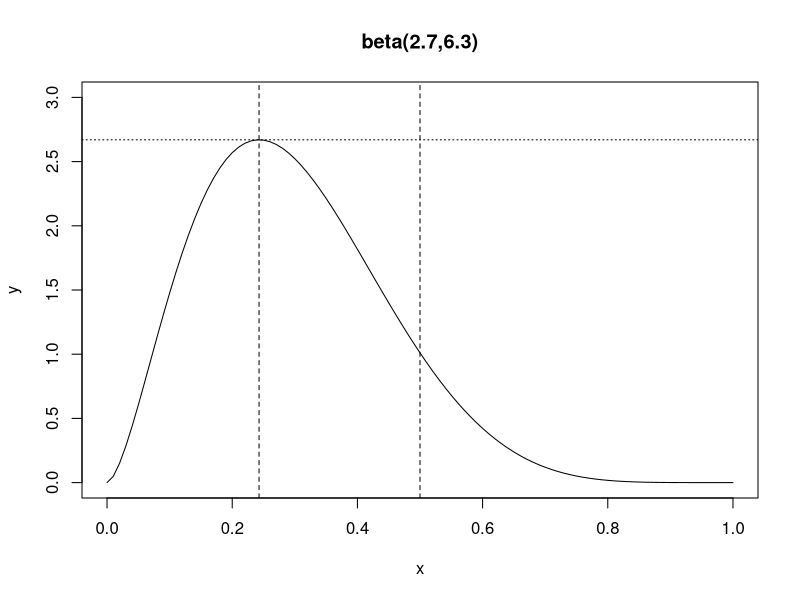
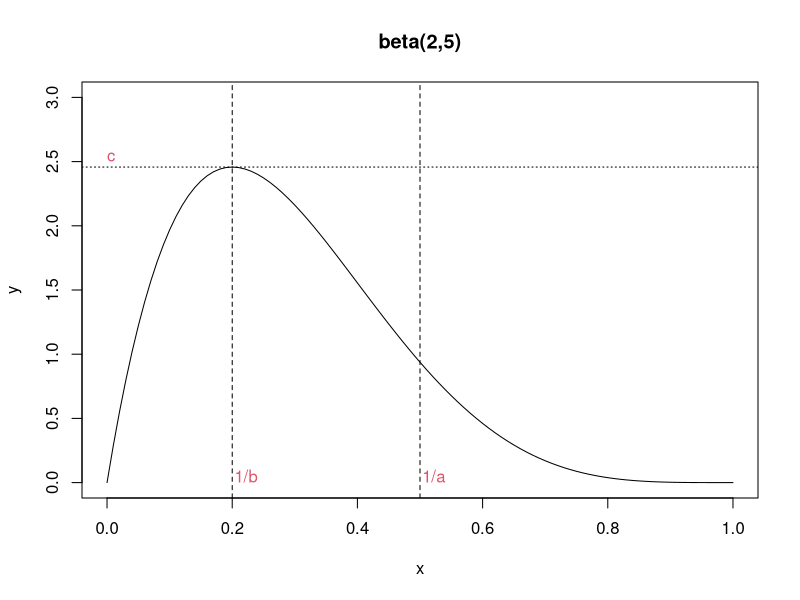
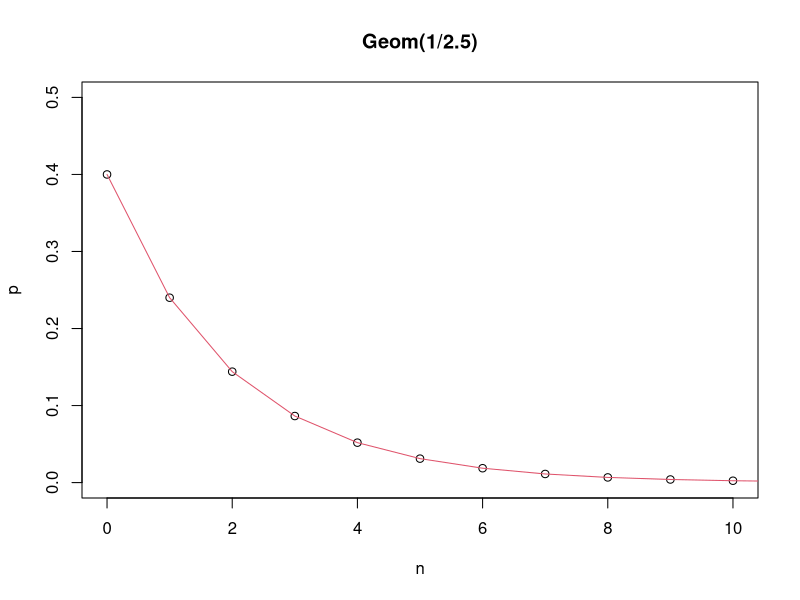

R code for these plots, in order:
## ---- chunk 1
cuckoo_egg <- c(22.0, 23.9, 20.9, 23.8, 25.0, 24.0, 21.7, 23.8, 22.8, 23.1, 23.1, 23.5, 23.0, 23.0)
max(cuckoo_egg)
mean(log(max(cuckoo_egg))-log(cuckoo_egg))^(-1)
## ---- chunk 2
plot(c(0,1), c(0,3), type = "n",main="beta(2.7,6.3)",xlab ="x", ylab ="y")
curve(dbeta(x,2.7,6.3, ncp = 0, log = FALSE),0,1,add =T)
abline(h=dbeta((2.7-1)/(2.7+6.3-2),2.7,6.3, ncp = 0, log = FALSE),lty=3)
abline(v=(2.7-1)/(2.7+6.3-2),lty=2);abline(v=0.5,lty=2)

dbeta(0.2428571,2.7,6.3, ncp = 0, log = FALSE)
qbeta(1/2.669744,2.7,6.3, ncp = 0, lower.tail = TRUE, log.p = FALSE)
1-pbeta(1/2.669744,2.7,6.3, ncp = 0, lower.tail = TRUE, log.p = FALSE)

plot(c(0,1), c(0,3), type = "n",main="beta(2,5)",xlab ="x", ylab ="y")
curve(dbeta(x,2,5, ncp = 0, log = FALSE),0,1,add =T)
abline(h=dbeta((2-1)/(2+5-2),2,5, ncp = 0, log = FALSE),lty=3);text(0,2.5, "c", col = 2, adj = c(0,0))
abline(v=(2-1)/(2+5-2),lty=2);text(0.2,0, "1/b", col = 2, adj = c(-.1,0));abline(v=1/2,lty=2);text(0.5,0, "1/a", col = 2, adj = c(-.1,0))

dbeta(0.3291,2,5, ncp = 0, log = FALSE)
qbeta(1/2,2,5, ncp = 0, lower.tail = TRUE, log.p = FALSE)
pbeta(1/2,2,5, ncp = 0, lower.tail = TRUE, log.p = FALSE)

plot(c(0,10), c(0,0.5), type = "n",main="Geom(1/2.5)",xlab ="n", ylab ="p")
points(c(0:20),dgeom(c(0:20), 1/2.5, log = FALSE))
lines(c(0:20), dgeom(c(0:20), 1/2.5, log = FALSE), col = 2)
